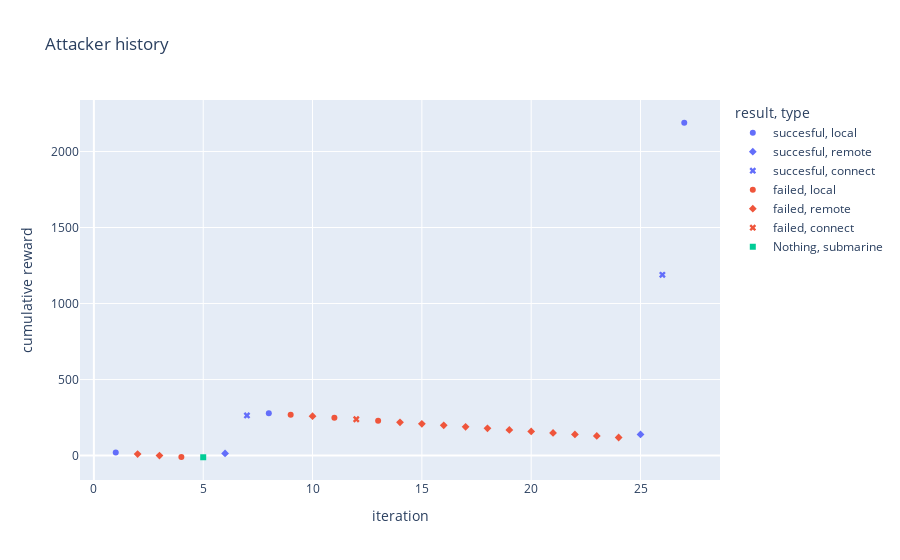

Notebook cell for this chart:
### Code cell
simulation.run(
    max_iteration=600,
    epochs=100,
    attacker=qleaner_agent,
    verbose=1,
    decrease_function=decrease_function,
    sample_attack=True
)

### Figure 1 — Plotly figure (JSON) as saved in the notebook; plotly's stock layout.template omitted (floating-point values rounded to 4 significant figures)
{"data": [{"customdata": [[0.0005162, 20, "System Service Discovery", "PC_4", "local", 0], [0.005995, 15, "Network Service Scanning", "MailServer", "local", 1], [0.02254, 1000, "Browser Session Hijacking", "DatabaseServer", "local", 1]], "hovertemplate": "result=succesful<br>type=%{customdata[4]}<br>iteration=%{x}<br>cumulative reward=%{y}<br>time=%{customdata[0]}<br>reward=%{customdata[1]}<br>attack name=%{customdata[2]}<br>machine instance name=%{customdata[3]}<br>captured_flags=%{customdata[5]}<extra></extra>", "legendgroup": "succesful, local", "marker": {"color": "#636efa", "symbol": "circle"}, "mode": "markers", "name": "succesful, local", "orientation": "v", "showlegend": true, "type": "scatter", "x": [1, 8, 27], "xaxis": "x", "y": [20, 279, 2189], "yaxis": "y"}, {"customdata": [[0.004822, 25, "Brute Force", "PC_5", "remote", 0], [0.02154, 20, "Brute Force", "GoogleDrive", "remote", 0]], "hovertemplate": "result=succesful<br>type=%{customdata[4]}<br>iteration=%{x}<br>cumulative reward=%{y}<br>time=%{customdata[0]}<br>reward=%{customdata[1]}<br>attack name=%{customdata[2]}<br>machine instance name=%{customdata[3]}<br>captured_flags=%{customdata[5]}<extra></extra>", "legendgroup": "succesful, remote", "marker": {"color": "#636efa", "symbol": "diamond"}, "mode": "markers", "name": "succesful, remote", "orientation": "v", "showlegend": true, "type": "scatter", "x": [6, 25], "xaxis": "x", "y": [14, 139], "yaxis": "y"}, {"customdata": [[0.005494, 250, "User Account Authentification", "MailServer", "connect", 0], [0.02154, 1050, "User Account Authentification", "DatabaseServer", "connect", 0]], "hovertemplate": "result=succesful<br>type=%{customdata[4]}<br>iteration=%{x}<br>cumulative reward=%{y}<br>time=%{customdata[0]}<br>reward=%{customdata[1]}<br>attack name=%{customdata[2]}<br>machine instance name=%{customdata[3]}<br>captured_flags=%{customdata[5]}<extra></extra>", "legendgroup": "succesful, connect", "marker": {"color": "#636efa", "symbol": "x"}, "mode": "markers", "name": "succesful, connect", "orientation": "v", "showlegend": true, "type": "scatter", "x": [7, 26], "xaxis": "x", "y": [264, 1189], "yaxis": "y"}, {"customdata": [[0.002502, -10, "System Service Discovery", "PC_1", "local", 0], [0.00749, -10, "System Service Discovery", "GoogleDrive", "local", 0], [0.008488, -10, "System Service Discovery", "DatabaseServer", "local", 0], [0.01048, -10, "Browser Session Hijacking", "PC_5", "local", 0]], "hovertemplate": "result=failed<br>type=%{customdata[4]}<br>iteration=%{x}<br>cumulative reward=%{y}<br>time=%{customdata[0]}<br>reward=%{customdata[1]}<br>attack name=%{customdata[2]}<br>machine instance name=%{customdata[3]}<br>captured_flags=%{customdata[5]}<extra></extra>", "legendgroup": "failed, local", "marker": {"color": "#EF553B", "symbol": "circle"}, "mode": "markers", "name": "failed, local", "orientation": "v", "showlegend": true, "type": "scatter", "x": [4, 9, 11, 13], "xaxis": "x", "y": [-10, 269, 249, 229], "yaxis": "y"}, {"customdata": [[0.0005162, -10, "Brute Force", "PC_3", "remote", 0], [0.001506, -10, "Brute Force", "PC_4", "remote", 0], [0.007591, -10, "Brute Force", "PC_4", "remote", 0], [0.01147, -10, "Brute Force", "MailServer", "remote", 0], [0.01251, -10, "Brute Force", "CommunicationServer", "remote", 0], [0.0135, -10, "Brute Force", "GoogleDrive", "remote", 0], [0.01446, -10, "Brute Force", "CommunicationServer", "remote", 0], [0.01546, -10, "Brute Force", "PC_4", "remote", 0], [0.01646, -10, "Brute Force", "CommunicationServer", "remote", 0], [0.01701, -10, "Brute Force", "CommunicationServer", "remote", 0], [0.0181, -10, "Brute Force", "PC_4", "remote", 0], [0.019, -10, "Brute Force", "PC_1", "remote", 0], [0.019, -10, "Brute Force", "PC_2", "remote", 0], [0.02056, -10, "Brute Force", "PC_3", "remote", 0]], "hovertemplate": "result=failed<br>type=%{customdata[4]}<br>iteration=%{x}<br>cumulative reward=%{y}<br>time=%{customdata[0]}<br>reward=%{customdata[1]}<br>attack name=%{customdata[2]}<br>machine instance name=%{customdata[3]}<br>captured_flags=%{customdata[5]}<extra></extra>", "legendgroup": "failed, remote", "marker": {"color": "#EF553B", "symbol": "diamond"}, "mode": "markers", "name": "failed, remote", "orientation": "v", "showlegend": true, "type": "scatter", "x": [2, 3, 10, 14, 15, 16, 17, 18, 19, 20, 21, 22, 23, 24], "xaxis": "x", "y": [10, 0, 259, 219, 209, 199, 189, 179, 169, 159, 149, 139, 129, 119], "yaxis": "y"}, {"customdata": [[0.009965, -10, "User Account Authentification", "MailServer", "connect", 0]], "hovertemplate": "result=failed<br>type=%{customdata[4]}<br>iteration=%{x}<br>cumulative reward=%{y}<br>time=%{customdata[0]}<br>reward=%{customdata[1]}<br>attack name=%{customdata[2]}<br>machine instance name=%{customdata[3]}<br>captured_flags=%{customdata[5]}<extra></extra>", "legendgroup": "failed, connect", "marker": {"color": "#EF553B", "symbol": "x"}, "mode": "markers", "name": "failed, connect", "orientation": "v", "showlegend": true, "type": "scatter", "x": [12], "xaxis": "x", "y": [239], "yaxis": "y"}, {"customdata": [[0.003765, -1, "No attack", "PC_5", "submarine", 0]], "hovertemplate": "result=Nothing<br>type=%{customdata[4]}<br>iteration=%{x}<br>cumulative reward=%{y}<br>time=%{customdata[0]}<br>reward=%{customdata[1]}<br>attack name=%{customdata[2]}<br>machine instance name=%{customdata[3]}<br>captured_flags=%{customdata[5]}<extra></extra>", "legendgroup": "Nothing, submarine", "marker": {"color": "#00cc96", "symbol": "square"}, "mode": "markers", "name": "Nothing, submarine", "orientation": "v", "showlegend": true, "type": "scatter", "x": [5], "xaxis": "x", "y": [-11], "yaxis": "y"}], "layout": {"legend": {"title": {"text": "result, type"}, "tracegroupgap": 0}, "title": {"text": "Attacker history"}, "xaxis": {"anchor": "y", "domain": [0, 1], "title": {"text": "iteration"}}, "yaxis": {"anchor": "x", "domain": [0, 1], "title": {"text": "cumulative reward"}}}}
